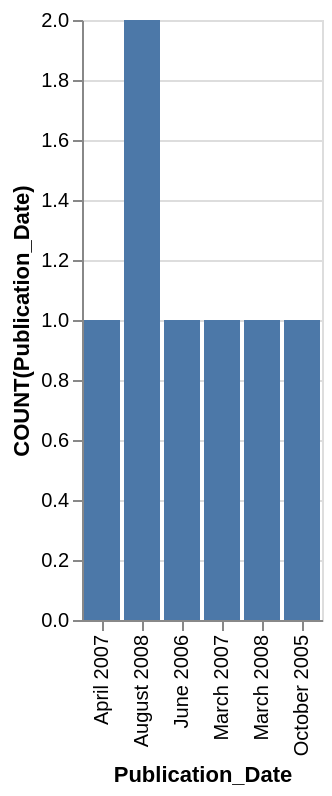

Vega-Lite specification stored for this chart:
### Vega-Lite specification from a JSON file in a GitHub repository (floating-point values rounded to 4 significant figures)
{"data": {"values": [{"x_data": "April 2007", "y_data": 1}, {"x_data": "August 2008", "y_data": 2}, {"x_data": "June 2006", "y_data": 1}, {"x_data": "March 2007", "y_data": 1}, {"x_data": "March 2008", "y_data": 1}, {"x_data": "October 2005", "y_data": 1}]}, "mark": "bar", "encoding": {"x": {"field": "x_data", "type": "nominal", "title": "Publication_Date", "sort": "ascending"}, "y": {"field": "y_data", "type": "quantitative", "title": "COUNT(Publication_Date)"}}}
